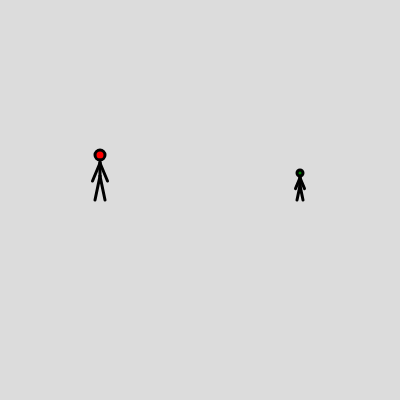
Frame 1 (no input)
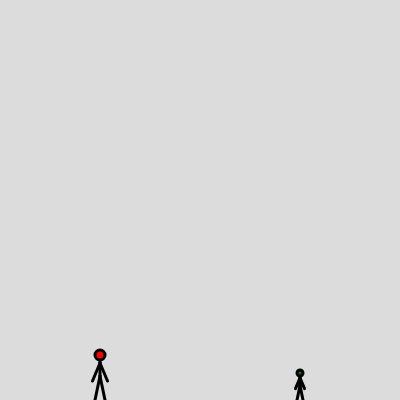
Frame 60 (no input)
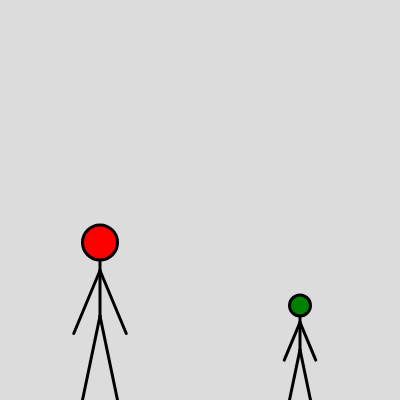
Frame 120 (the mouse pressed at the canvas centre since frame 60)

The p5.js sketch that drew these frames (run headless with seeded random() and noise() and a simulated clock; from frame 60 on, the mouse is pressed at the canvas centre):

// p5.js sketch
// ── sketch.js
let man;
let otherMan;

function setup() {
  createCanvas(400, 400);
  man = new StickMan(100, 50, 25, "red");
  otherMan = new StickMan(width - 100, 30, 30, "green");
}

function draw() {
  background(220);
  man.render();
  man.update();

  otherMan.render();
  otherMan.update();
}

function mouseClicked() {
  console.log("click");
  man.jump();
  otherMan.jump();
}

// ── stickman.js
class StickMan {
  constructor(x, minHeight, jumpSpeed, color) {
    this.x = x;
    this.jumpSpeed = jumpSpeed;
    this.minHeight = minHeight;
    this.height = minHeight;
    this.color = color;
    this.y = height / 2;
    this.vy = 0;
    this.gravity = 1.5;
  }

  jump() {
    if (this.y == height) {
      this.vy = - this.jumpSpeed;
    }
  }

  update() {
    // fall down
    this.y += this.vy;
    // increase fall speed due to gravity
    this.vy += this.gravity;
    // stop at floor
    this.y = constrain(this.y, -3000, height);
    // change the size
    this.height = map(mouseX, 0, width, this.minHeight, this.minHeight * 6);
  }

  render() {
    // compute the dimensions of the body parts
    const headDiameter = this.height * 0.2;
    const headRadius = headDiameter / 2;
    const bodyHeight = (this.height - headDiameter) * 0.4;
    const legHeight = this.height - headDiameter - bodyHeight;

    const legWidth = headDiameter * 0.5;
    const armWidth = headDiameter * 0.75;
    const armHeight = headDiameter * 1.8;
    const neckLength = headDiameter * 0.3;

    const headX = this.x;
    const headY = this.y - this.height + headRadius;

    // draw the stickman
    push();
    fill(this.color);
    strokeWeight(3);
    // head
    circle(headX, headY, headDiameter);
    // body
    line(headX, headY + headRadius, headX, headY + headRadius + bodyHeight);
    // arms
    const shoulderY = headY + headRadius + neckLength;
    line(headX, shoulderY, headX - armWidth, shoulderY + armHeight);
    line(headX, shoulderY, headX + armWidth, shoulderY + armHeight);
    // legs
    const legY = headY + headRadius + bodyHeight;
    line(headX, legY, headX - legWidth, legY + legHeight);
    line(headX, legY, headX + legWidth, legY + legHeight);
    pop();
  }
}
